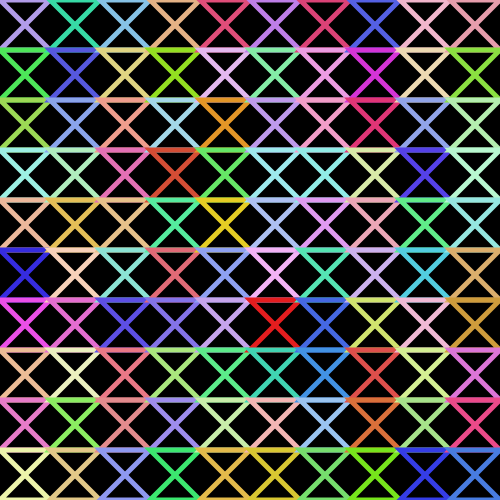
Frame 1 (no input)
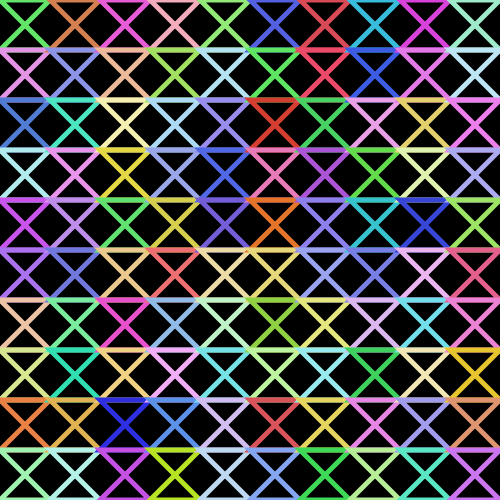
Frame 60 (no input)
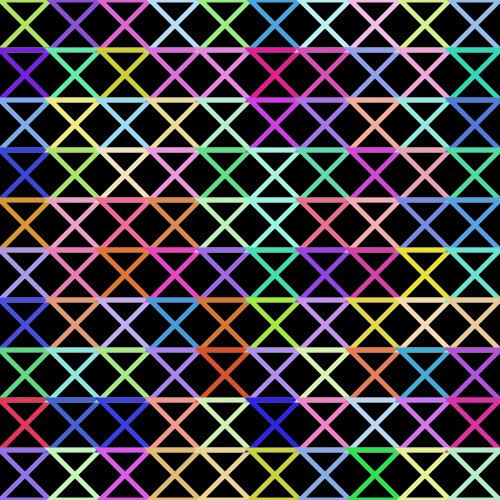
Frame 120 (the mouse pressed at the canvas centre since frame 60)

The p5.js sketch that drew these frames (run headless with seeded random() and noise() and a simulated clock; from frame 60 on, the mouse is pressed at the canvas centre):

// p5.js sketch
// ── sketch.js
let key = 1;

function setup() {
  createCanvas(500, 500);

  colorMode(HSL, 360, 100, 100);
}

function draw() {
  background(0);

  let unit = 25;
  for (let x = unit; x < width; x += unit * 2) {
    for (let y = unit; y < height; y += unit * 2) {
      switch (key) {
        case 1:
          hourglass(x, y, unit);
          break;
        case 2:
          fish(x, y, unit);
          break;
        case 3:
          herringBone(x, y, unit);
          break;
        default:
          zigZag(x, y, unit);
      }
    }
  }
}

function keyPressed() {
  switch (keyCode) {
    case 49:
      key = 1;
      break;
    case 50:
      key = 2;
      break;
    case 51:
      key = 3;
      break;
    default:
      key = 4;
  }
}

function herringBone(xVal, yVal, unit) {
  stroke(255);
  strokeWeight(1);

  stroke(color(random(360), random(60, 80), random(50, 85)));
  line(xVal, yVal, xVal - unit, yVal + unit);
  line(xVal, yVal, xVal + unit, yVal + unit);
  line(xVal, yVal - unit, xVal - unit, yVal);
  line(xVal, yVal - unit, xVal + unit, yVal);
  line(xVal, yVal - unit, xVal, yVal + unit);
  line(xVal + unit, yVal - unit, xVal + unit, yVal + unit);
}

function zigZag(x, y, unit) {
  strokeWeight(20);

  stroke(color(random(360), random(60, 80), random(50, 85)));
  line(x, y, x - unit, y + unit);

  stroke(color(random(360), random(60, 80), random(50, 85)));
  line(x, y, x + unit, y + unit);
}

function fish(x, y, unit) {
  strokeWeight(2);
  stroke(color(random(360), random(60, 80), random(50, 85)));

  noFill();

  triangle(
    x - unit, y - unit,
    x - 3 * unit / 4, y - 3 * unit / 4,
    x - unit, y - unit / 2
  );

  ellipse(x, y - 3 * unit / 4, 5 * unit / 4, unit / 2);
}

function hourglass(x, y, unit) {
  strokeWeight(5);
  stroke(color(random(360), random(60, 80), random(50, 85)));

  noFill();

  triangle(
    x - unit, y - unit,
    x, y,
    x + unit, y - unit
  );

  triangle(
    x - unit, y + unit,
    x, y,
    x + unit, y + unit
  );
}
